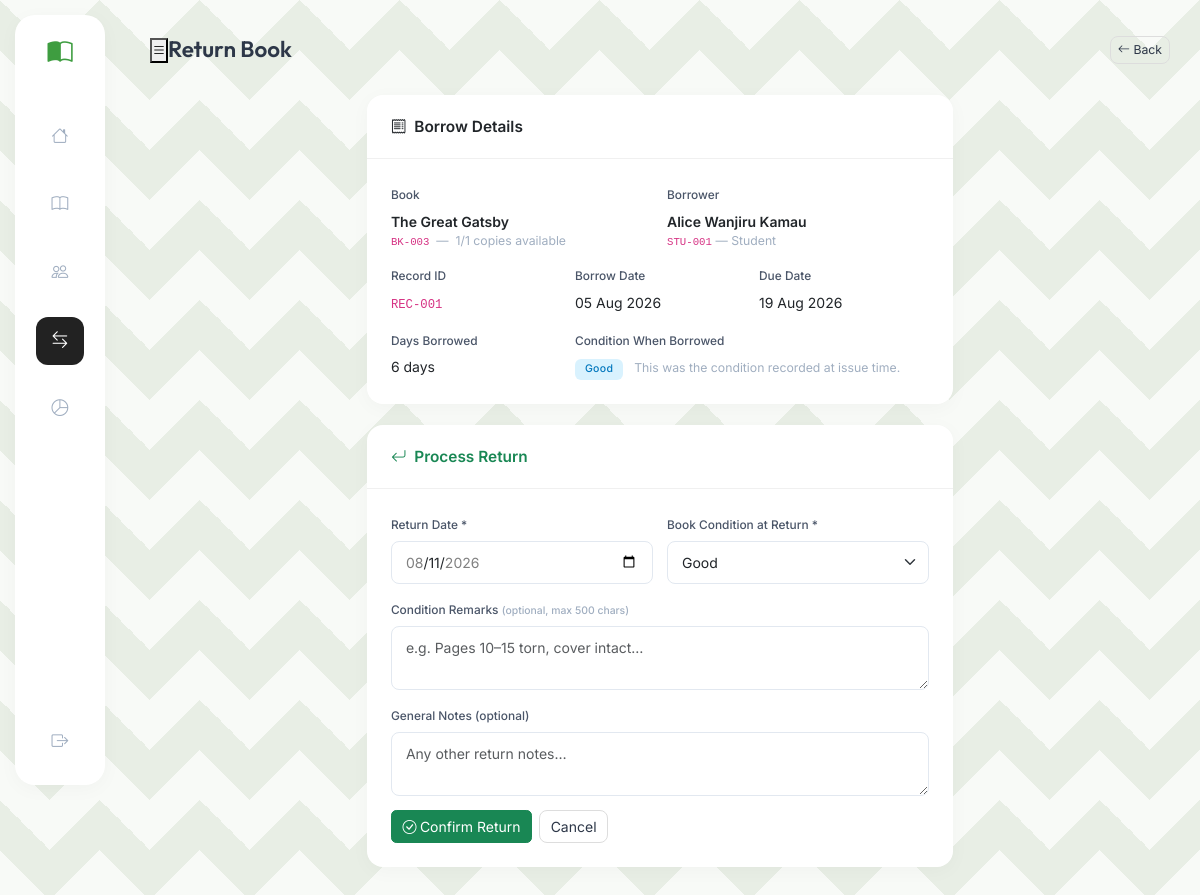
Screenshot of /modules/borrow/return.php?id=1 (signed in) with the database file from the repository.
### tables this page shows
CREATE TABLE IF NOT EXISTS borrow_records (
    id          INT UNSIGNED AUTO_INCREMENT PRIMARY KEY,
    record_id   VARCHAR(50) NOT NULL UNIQUE,
    book_id     INT UNSIGNED NOT NULL,
    borrower_id INT UNSIGNED NOT NULL,
    borrow_date DATE NOT NULL,
    due_date    DATE NOT NULL,
    return_date DATE DEFAULT NULL,
    status      ENUM('Returned','Not Returned') DEFAULT 'Not Returned',
    notes       TEXT DEFAULT NULL,
    created_at  TIMESTAMP DEFAULT CURRENT_TIMESTAMP,
    FOREIGN KEY (book_id)     REFERENCES books(id)     ON UPDATE CASCADE ON DELETE RESTRICT,
    FOREIGN KEY (borrower_id) REFERENCES borrowers(id) ON UPDATE CASCADE ON DELETE RESTRICT,
    INDEX idx_status(status), INDEX idx_borrow_date(borrow_date)
);

CREATE TABLE IF NOT EXISTS books (
    id               INT UNSIGNED AUTO_INCREMENT PRIMARY KEY,
    book_id          VARCHAR(50)  NOT NULL UNIQUE,
    title            VARCHAR(255) NOT NULL,
    author           VARCHAR(150) NOT NULL,
    category         VARCHAR(100) NOT NULL,
    shelf_location   VARCHAR(60)  DEFAULT NULL,
    status           ENUM('Available','Borrowed','Missing') DEFAULT 'Available',
    condition_status ENUM('Good','Damaged') DEFAULT 'Good',
    total_copies     INT DEFAULT 1,
    available_copies INT DEFAULT 1,
    created_at       TIMESTAMP DEFAULT CURRENT_TIMESTAMP,
    INDEX idx_status(status), INDEX idx_category(category),
    FULLTEXT idx_search(title, author)
);

CREATE TABLE IF NOT EXISTS borrowers (
    id          INT UNSIGNED AUTO_INCREMENT PRIMARY KEY,
    borrower_id VARCHAR(50)  NOT NULL UNIQUE,
    full_name   VARCHAR(150) NOT NULL,
    category    ENUM('Student','Teacher','Staff') NOT NULL,
    department  VARCHAR(100) DEFAULT NULL,
    phone       VARCHAR(30)  DEFAULT NULL,
    email       VARCHAR(150) DEFAULT NULL,
    status      ENUM('Active','Inactive') DEFAULT 'Active',
    created_at  TIMESTAMP DEFAULT CURRENT_TIMESTAMP,
    INDEX idx_category(category), INDEX idx_status(status)
);

### modules/borrow/return.php (the view, shortened to what this page needs)
<?php
$pdo = getDB();
$id = (int)($_GET['id'] ?? 0);
$stmt = $pdo->prepare("SELECT br.*, b.title, b.book_id book_code, b.id bid,
    b.available_copies, b.total_copies, b.condition_status book_condition,
    bo.full_name borrower_name, bo.borrower_id borrower_code, bo.category borrower_cat
    FROM borrow_records br
    JOIN books b ON br.book_id=b.id
    JOIN borrowers bo ON br.borrower_id=bo.id
    WHERE br.id=?");
$stmt->execute([$id]);
$record = $stmt->fetch();
$daysBorrowed = daysBorrowed($record['borrow_date'], null);
$isOverdueNow = isOverdue($record['borrow_date'], null, 'Not Returned');
require_once '../../includes/header.php';
require_once '../../includes/sidebar.php';
?>
<div id="main">
  <div class="topbar">
    <button class="sidebar-toggle"><i class="bi bi-list"></i></button>
    <span class="topbar-title">Return Book</span>
    <a href="index.php" class="btn btn-outline-secondary btn-sm ms-auto"><i class="bi bi-arrow-left me-1"></i>Back</a>
  </div>
  <div class="page-content">
    <div class="row g-4 justify-content-center">
      <div class="col-lg-7">
        <div class="card mb-4">
          <div class="card-header"><i class="bi bi-receipt"></i> Borrow Details</div>
          <div class="card-body">
            <div class="row g-3">
              <div class="col-sm-6">
                <label class="form-label">Book</label>
                <div class="fw-semibold"><?= sanitize($record['title']) ?></div>
                <div class="text-muted small">
                  <code><?= sanitize($record['book_code']) ?></code>
                  &nbsp;—&nbsp;
                  <?= (int)$record['available_copies'] ?>/<?= (int)$record['total_copies'] ?> copies available
                </div>
              </div>
              <div class="col-sm-6">
                <label class="form-label">Borrower</label>
                <div class="fw-semibold"><?= sanitize($record['borrower_name']) ?></div>
                <div class="text-muted small"><code><?= sanitize($record['borrower_code']) ?></code> — <?= sanitize($record['borrower_cat']) ?></div>
              </div>
              <div class="col-sm-4">
                <label class="form-label">Record ID</label>
                <div><code><?= sanitize($record['record_id']) ?></code></div>
              </div>
              <div class="col-sm-4">
                <label class="form-label">Borrow Date</label>
                <div><?= date('d M Y',strtotime($record['borrow_date'])) ?></div>
              </div>
              <div class="col-sm-4">
                <label class="form-label">Due Date</label>
                <div class="<?= $isOverdueNow ? 'text-danger fw-bold' : '' ?>">
                  <?= date('d M Y',strtotime($record['due_date'])) ?>
                </div>
              </div>
              <div class="col-sm-4">
                <label class="form-label">Days Borrowed</label>
                <div class="<?= $isOverdueNow ? 'text-danger fw-bold' : '' ?>"><?= $daysBorrowed ?> days</div>
              </div>
              <div class="col-sm-8">
                <label class="form-label">Condition When Borrowed</label>
                <div><?= badge($record['condition_on_borrow'] ?? 'Good') ?>
                  <span class="text-muted small ms-2">This was the condition recorded at issue time.</span>
                </div>
              </div>
            </div>
          </div>
        </div>
        <div class="card">
          <div class="card-header text-success"><i class="bi bi-arrow-return-left"></i> Process Return</div>
          <div class="card-body">
            <form method="POST">
              <div class="row g-3">
                <div class="col-md-6">
                  <label class="form-label">Return Date *</label>
                  <input type="date" name="return_date" class="form-control" required
                         value="<?= $_POST['return_date'] ?? date('Y-m-d') ?>"
                         min="<?= $record['borrow_date'] ?>" max="<?= date('Y-m-d') ?>">
                </div>
                <div class="col-md-6">
                  <label class="form-label">Book Condition at Return *</label>
                  <select name="condition_on_return" class="form-select">
                    <?= conditionOptions($_POST['condition_on_return'] ?? ($record['condition_on_borrow'] ?? 'Good')) ?>
                  </select>
                </div>
                <div class="col-12">
                  <label class="form-label">Condition Remarks <span class="text-muted small">(optional, max 500 chars)</span></label>
                  <textarea name="condition_remarks" class="form-control" rows="2" maxlength="500"
                            placeholder="e.g. Pages 10–15 torn, cover intact…"><?= sanitize($_POST['condition_remarks'] ?? '') ?></textarea>
                </div>
                <div class="col-12">
                  <label class="form-label">General Notes (optional)</label>
                  <textarea name="notes" class="form-control" rows="2"
                            placeholder="Any other return notes…"><?= sanitize($record['notes'] ?? '') ?></textarea>
                </div>
                <div class="col-12 d-flex gap-2">
                  <button type="submit" class="btn btn-success">
                    <i class="bi bi-check-circle me-1"></i>Confirm Return
                  </button>
                  <a href="index.php" class="btn btn-outline-secondary">Cancel</a>
                </div>
              </div>
            </form>
          </div>
        </div>
      </div>
    </div>
  </div>
</div>
<?php require_once '../../includes/footer.php'; ?>

### includes/helpers.php (shortened to what this page needs)
<?php
function sanitize(string $v): string {
    return htmlspecialchars(strip_tags(trim($v)), ENT_QUOTES, 'UTF-8');
}
function badge(string $s): string {
    $m = [
        'Available'     => 'success',
        'Borrowed'      => 'warning text-dark',
        'Missing'       => 'danger',
        'All Issued'    => 'danger',
        'Not Available' => 'secondary',
        'Returned'     => 'success',
        'Not Returned' => 'warning text-dark',
        'Active'       => 'success',
        'Inactive'     => 'secondary',
        'Perfect'      => 'success',
        'Good'         => 'info text-dark',
        'Mildly Torn'  => 'warning text-dark',
        'Torn'         => 'orange text-dark',
        'Damaged'      => 'danger',
    ];
    $c = $m[$s] ?? 'secondary';
    return "<span class='badge bg-{$c}'>{$s}</span>";
}
function conditionOptions(string $selected = ''): string {
    $conditions = ['Perfect', 'Good', 'Mildly Torn', 'Torn', 'Damaged'];
    $html = '';
    foreach ($conditions as $c) {
        $sel  = $c === $selected ? ' selected' : '';
        $html .= "<option value=\"{$c}\"{$sel}>{$c}</option>\n";
    }
    return $html;
}
function isOverdue(string $borrowDate, ?string $returnDate, string $status): bool {
    return (new DateTime())->diff(new DateTime($borrowDate))->days > BORROW_DAYS;
}
function daysBorrowed(string $borrowDate, ?string $returnDate): int {
    $end = $returnDate ? new DateTime($returnDate) : new DateTime();
    return (int)(new DateTime($borrowDate))->diff($end)->days;
}

### assets/css/style.css (style rules this page uses)
:root { --brand: #3e9d40; --brand-light: #52b554; --accent: #222222; --surface: #e8eee5; --card-bg: #ffffff; --border: #f0f0f0; --text: #2d3748; --text-muted: #a0aec0; --sidebar-w: 90px; --topbar-h: 70px; --radius: 16px; --shadow: 0 4px 20px rgba(0,0,0,0.03); --shadow-lg: 0 10px 40px rgba(0,0,0,0.06); font-size: 14px; }
*, *::before, *::after { box-sizing: border-box; margin: 0; padding: 0; }
body { font-family: 'Inter', sans-serif; color: var(--text); min-height: 100vh; display: flex; background-color: var(--surface); background-image: linear-gradient(135deg, rgba(255,255,255,0.7) 25%, transparent 25%), linear-gradient(225deg, rgba(255,255,255,0.7) 25%, transparent 25%), linear-gradient(45deg, rgba(255,255,255,0.7) 25%, transparent 25%), linear-gradient(315deg, rgba(255,255,255,0.7) 25%, transparent 25%); background-size: 100px 100px; background-position: 50px 0, 50px 0, 0 0, 0 0; background-attachment: fixed; }
#main { margin-left: calc(var(--sidebar-w) + 30px); width: calc(100% - var(--sidebar-w) - 30px); display: flex; flex-direction: column; }
.topbar { height: var(--topbar-h); padding: 0 30px; display: flex; align-items: center; margin-top: 15px; }
.topbar-title { font-family: 'Outfit', sans-serif; font-size: 1.6rem; font-weight: 600; color: var(--text); }
.page-content { padding: 10px 30px 40px; flex-grow: 1; }
.text-muted { color: var(--text-muted) !important; }
.card { border: none; border-radius: var(--radius); box-shadow: var(--shadow); background: var(--card-bg); margin-bottom: 24px; }
.card-header { background: none; border-bottom: 1px solid var(--border); font-weight: 600; font-size: 1.1rem; padding: 20px 24px; display: flex; align-items: center; gap: 8px; }
.card-body { padding: 24px; }
.btn-outline-secondary { border-color: #ddd; border-radius: 8px; color: var(--text); }
.form-control, .form-select { border-radius: 8px; border-color: #e2e8f0; padding: 10px 14px; }
.form-label { font-weight: 500; font-size: .85rem; color: #4a5568; }
.badge { font-weight: 500; padding: 5px 10px; border-radius: 6px; letter-spacing: .3px; font-size: .75rem; }
.bg-info { background: rgba(3, 169, 244, 0.15) !important; color: #0277bd !important; }

### rows the page displays
borrow_records: book.title "The Great Gatsby", book.book_id "BK-003", book.available_copies "1", book.total_copies "1", borrower.full_name "Alice Wanjiru Kamau", borrower.borrower_id "STU-001", borrower.category "Student", record "REC-001", borrow_date "05 Aug 2026", due_date "19 Aug 2026", borrow_date "6", condition_on_borrow "Good", condition_on_return "Good"
